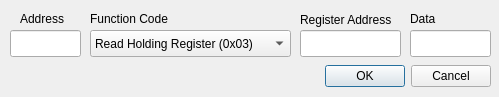
<?xml version="1.0" encoding="UTF-8"?>
<ui version="4.0">
 <class>SerialSendDialog</class>
 <widget class="QDialog" name="SerialSendDialog">
  <property name="geometry">
   <rect>
    <x>0</x>
    <y>0</y>
    <width>499</width>
    <height>97</height>
   </rect>
  </property>
  <property name="windowTitle">
   <string>Send Data</string>
  </property>
  <widget class="QDialogButtonBox" name="buttonBox">
   <property name="geometry">
    <rect>
     <x>320</x>
     <y>60</y>
     <width>171</width>
     <height>32</height>
    </rect>
   </property>
   <property name="orientation">
    <enum>Qt::Horizontal</enum>
   </property>
   <property name="standardButtons">
    <set>QDialogButtonBox::Cancel|QDialogButtonBox::Ok</set>
   </property>
  </widget>
  <widget class="QLineEdit" name="lineEdit">
   <property name="geometry">
    <rect>
     <x>410</x>
     <y>30</y>
     <width>81</width>
     <height>27</height>
    </rect>
   </property>
  </widget>
  <widget class="QComboBox" name="comboBox">
   <property name="geometry">
    <rect>
     <x>90</x>
     <y>30</y>
     <width>201</width>
     <height>27</height>
    </rect>
   </property>
   <item>
    <property name="text">
     <string>Read Holding Register (0x03)</string>
    </property>
   </item>
   <item>
    <property name="text">
     <string>Write Single Register (0x06)</string>
    </property>
   </item>
  </widget>
  <widget class="QLineEdit" name="lineEdit_2">
   <property name="geometry">
    <rect>
     <x>300</x>
     <y>30</y>
     <width>101</width>
     <height>27</height>
    </rect>
   </property>
  </widget>
  <widget class="QLabel" name="label">
   <property name="geometry">
    <rect>
     <x>90</x>
     <y>10</y>
     <width>81</width>
     <height>17</height>
    </rect>
   </property>
   <property name="text">
    <string>Function Code</string>
   </property>
  </widget>
  <widget class="QLabel" name="label_2">
   <property name="geometry">
    <rect>
     <x>300</x>
     <y>10</y>
     <width>101</width>
     <height>20</height>
    </rect>
   </property>
   <property name="text">
    <string>Register Address</string>
   </property>
  </widget>
  <widget class="QLabel" name="label_3">
   <property name="geometry">
    <rect>
     <x>410</x>
     <y>10</y>
     <width>51</width>
     <height>17</height>
    </rect>
   </property>
   <property name="text">
    <string>Data</string>
   </property>
  </widget>
  <widget class="QLineEdit" name="lineEdit_3">
   <property name="geometry">
    <rect>
     <x>10</x>
     <y>30</y>
     <width>71</width>
     <height>27</height>
    </rect>
   </property>
  </widget>
  <widget class="QLabel" name="label_4">
   <property name="geometry">
    <rect>
     <x>20</x>
     <y>10</y>
     <width>54</width>
     <height>17</height>
    </rect>
   </property>
   <property name="text">
    <string>Address</string>
   </property>
  </widget>
 </widget>
 <tabstops>
  <tabstop>lineEdit_3</tabstop>
  <tabstop>comboBox</tabstop>
  <tabstop>lineEdit_2</tabstop>
  <tabstop>lineEdit</tabstop>
 </tabstops>
 <resources/>
 <connections>
  <connection>
   <sender>buttonBox</sender>
   <signal>accepted()</signal>
   <receiver>SerialSendDialog</receiver>
   <slot>accept()</slot>
   <hints>
    <hint type="sourcelabel">
     <x>248</x>
     <y>254</y>
    </hint>
    <hint type="destinationlabel">
     <x>157</x>
     <y>274</y>
    </hint>
   </hints>
  </connection>
  <connection>
   <sender>buttonBox</sender>
   <signal>rejected()</signal>
   <receiver>SerialSendDialog</receiver>
   <slot>reject()</slot>
   <hints>
    <hint type="sourcelabel">
     <x>316</x>
     <y>260</y>
    </hint>
    <hint type="destinationlabel">
     <x>286</x>
     <y>274</y>
    </hint>
   </hints>
  </connection>
 </connections>
</ui>
